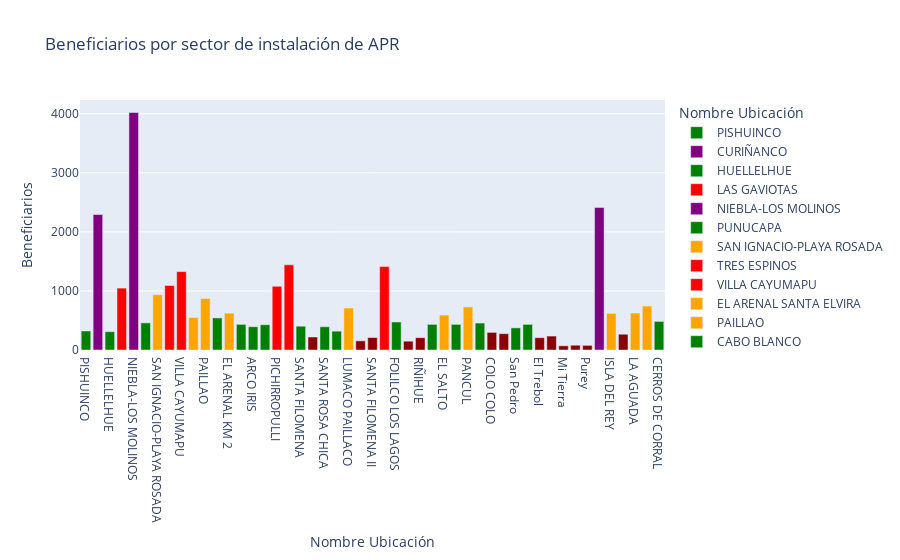

Notebook source saved alongside this figure:
### Code cell
import plotly.express as px
#Aca estamos llamando al set de datos de la tabla,que viene precargado en la librería

fig = px.bar(tabla, x="Nombre Ubicación", y="Beneficiarios",color="Nombre Ubicación",
             title="Beneficiarios por sector de instalación de APR",
             color_discrete_sequence=color_beneficiario)
fig.show()

### Figure 1 — Plotly figure (JSON) as saved in the notebook; plotly's stock layout.template omitted (floating-point values rounded to 4 significant figures)
{"data": [{"alignmentgroup": "True", "hovertemplate": "Nombre Ubicación=%{x}<br>Beneficiarios=%{y}<extra></extra>", "legendgroup": "PISHUINCO", "marker": {"color": "green", "pattern": {"shape": ""}}, "name": "PISHUINCO", "offsetgroup": "PISHUINCO", "orientation": "v", "showlegend": true, "textposition": "auto", "type": "bar", "x": ["PISHUINCO"], "xaxis": "x", "y": [322], "yaxis": "y"}, {"alignmentgroup": "True", "hovertemplate": "Nombre Ubicación=%{x}<br>Beneficiarios=%{y}<extra></extra>", "legendgroup": "CURIÑANCO", "marker": {"color": "purple", "pattern": {"shape": ""}}, "name": "CURIÑANCO", "offsetgroup": "CURIÑANCO", "orientation": "v", "showlegend": true, "textposition": "auto", "type": "bar", "x": ["CURIÑANCO"], "xaxis": "x", "y": [2294], "yaxis": "y"}, {"alignmentgroup": "True", "hovertemplate": "Nombre Ubicación=%{x}<br>Beneficiarios=%{y}<extra></extra>", "legendgroup": "HUELLELHUE", "marker": {"color": "green", "pattern": {"shape": ""}}, "name": "HUELLELHUE", "offsetgroup": "HUELLELHUE", "orientation": "v", "showlegend": true, "textposition": "auto", "type": "bar", "x": ["HUELLELHUE"], "xaxis": "x", "y": [310], "yaxis": "y"}, {"alignmentgroup": "True", "hovertemplate": "Nombre Ubicación=%{x}<br>Beneficiarios=%{y}<extra></extra>", "legendgroup": "LAS GAVIOTAS", "marker": {"color": "red", "pattern": {"shape": ""}}, "name": "LAS GAVIOTAS", "offsetgroup": "LAS GAVIOTAS", "orientation": "v", "showlegend": true, "textposition": "auto", "type": "bar", "x": ["LAS GAVIOTAS"], "xaxis": "x", "y": [1048], "yaxis": "y"}, {"alignmentgroup": "True", "hovertemplate": "Nombre Ubicación=%{x}<br>Beneficiarios=%{y}<extra></extra>", "legendgroup": "NIEBLA-LOS MOLINOS", "marker": {"color": "purple", "pattern": {"shape": ""}}, "name": "NIEBLA-LOS MOLINOS", "offsetgroup": "NIEBLA-LOS MOLINOS", "orientation": "v", "showlegend": true, "textposition": "auto", "type": "bar", "x": ["NIEBLA-LOS MOLINOS"], "xaxis": "x", "y": [4021], "yaxis": "y"}, {"alignmentgroup": "True", "hovertemplate": "Nombre Ubicación=%{x}<br>Beneficiarios=%{y}<extra></extra>", "legendgroup": "PUNUCAPA", "marker": {"color": "green", "pattern": {"shape": ""}}, "name": "PUNUCAPA", "offsetgroup": "PUNUCAPA", "orientation": "v", "showlegend": true, "textposition": "auto", "type": "bar", "x": ["PUNUCAPA"], "xaxis": "x", "y": [459], "yaxis": "y"}, {"alignmentgroup": "True", "hovertemplate": "Nombre Ubicación=%{x}<br>Beneficiarios=%{y}<extra></extra>", "legendgroup": "SAN IGNACIO-PLAYA ROSADA", "marker": {"color": "orange", "pattern": {"shape": ""}}, "name": "SAN IGNACIO-PLAYA ROSADA", "offsetgroup": "SAN IGNACIO-PLAYA ROSADA", "orientation": "v", "showlegend": true, "textposition": "auto", "type": "bar", "x": ["SAN IGNACIO-PLAYA ROSADA"], "xaxis": "x", "y": [936], "yaxis": "y"}, {"alignmentgroup": "True", "hovertemplate": "Nombre Ubicación=%{x}<br>Beneficiarios=%{y}<extra></extra>", "legendgroup": "TRES ESPINOS", "marker": {"color": "red", "pattern": {"shape": ""}}, "name": "TRES ESPINOS", "offsetgroup": "TRES ESPINOS", "orientation": "v", "showlegend": true, "textposition": "auto", "type": "bar", "x": ["TRES ESPINOS"], "xaxis": "x", "y": [1091], "yaxis": "y"}, {"alignmentgroup": "True", "hovertemplate": "Nombre Ubicación=%{x}<br>Beneficiarios=%{y}<extra></extra>", "legendgroup": "VILLA CAYUMAPU", "marker": {"color": "red", "pattern": {"shape": ""}}, "name": "VILLA CAYUMAPU", "offsetgroup": "VILLA CAYUMAPU", "orientation": "v", "showlegend": true, "textposition": "auto", "type": "bar", "x": ["VILLA CAYUMAPU"], "xaxis": "x", "y": [1327], "yaxis": "y"}, {"alignmentgroup": "True", "hovertemplate": "Nombre Ubicación=%{x}<br>Beneficiarios=%{y}<extra></extra>", "legendgroup": "EL ARENAL SANTA ELVIRA", "marker": {"color": "orange", "pattern": {"shape": ""}}, "name": "EL ARENAL SANTA ELVIRA", "offsetgroup": "EL ARENAL SANTA ELVIRA", "orientation": "v", "showlegend": true, "textposition": "auto", "type": "bar", "x": ["EL ARENAL SANTA ELVIRA"], "xaxis": "x", "y": [549], "yaxis": "y"}, {"alignmentgroup": "True", "hovertemplate": "Nombre Ubicación=%{x}<br>Beneficiarios=%{y}<extra></extra>", "legendgroup": "PAILLAO", "marker": {"color": "orange", "pattern": {"shape": ""}}, "name": "PAILLAO", "offsetgroup": "PAILLAO", "orientation": "v", "showlegend": true, "textposition": "auto", "type": "bar", "x": ["PAILLAO"], "xaxis": "x", "y": [871], "yaxis": "y"}, {"alignmentgroup": "True", "hovertemplate": "Nombre Ubicación=%{x}<br>Beneficiarios=%{y}<extra></extra>", "legendgroup": "CABO BLANCO", "marker": {"color": "green", "pattern": {"shape": ""}}, "name": "CABO BLANCO", "offsetgroup": "CABO BLANCO", "orientation": "v", "showlegend": true, "textposition": "auto", "type": "bar", "x": ["CABO BLANCO"], "xaxis": "x", "y": [543], "yaxis": "y"}, {"alignmentgroup": "True", "hovertemplate": "Nombre Ubicación=%{x}<br>Beneficiarios=%{y}<extra></extra>", "legendgroup": "EL ARENAL KM 2", "marker": {"color": "orange", "pattern": {"shape": ""}}, "name": "EL ARENAL KM 2", "offsetgroup": "EL ARENAL KM 2", "orientation": "v", "showlegend": true, "textposition": "auto", "type": "bar", "x": ["EL ARENAL KM 2"], "xaxis": "x", "y": [623], "yaxis": "y"}, {"alignmentgroup": "True", "hovertemplate": "Nombre Ubicación=%{x}<br>Beneficiarios=%{y}<extra></extra>", "legendgroup": "Chabelita", "marker": {"color": "green", "pattern": {"shape": ""}}, "name": "Chabelita", "offsetgroup": "Chabelita", "orientation": "v", "showlegend": true, "textposition": "auto", "type": "bar", "x": ["Chabelita"], "xaxis": "x", "y": [434], "yaxis": "y"}, {"alignmentgroup": "True", "hovertemplate": "Nombre Ubicación=%{x}<br>Beneficiarios=%{y}<extra></extra>", "legendgroup": "ARCO IRIS", "marker": {"color": "green", "pattern": {"shape": ""}}, "name": "ARCO IRIS", "offsetgroup": "ARCO IRIS", "orientation": "v", "showlegend": true, "textposition": "auto", "type": "bar", "x": ["ARCO IRIS"], "xaxis": "x", "y": [394], "yaxis": "y"}, {"alignmentgroup": "True", "hovertemplate": "Nombre Ubicación=%{x}<br>Beneficiarios=%{y}<extra></extra>", "legendgroup": "EL LLOLLY", "marker": {"color": "green", "pattern": {"shape": ""}}, "name": "EL LLOLLY", "offsetgroup": "EL LLOLLY", "orientation": "v", "showlegend": true, "textposition": "auto", "type": "bar", "x": ["EL LLOLLY"], "xaxis": "x", "y": [428], "yaxis": "y"}, {"alignmentgroup": "True", "hovertemplate": "Nombre Ubicación=%{x}<br>Beneficiarios=%{y}<extra></extra>", "legendgroup": "PICHIRROPULLI", "marker": {"color": "red", "pattern": {"shape": ""}}, "name": "PICHIRROPULLI", "offsetgroup": "PICHIRROPULLI", "orientation": "v", "showlegend": true, "textposition": "auto", "type": "bar", "x": ["PICHIRROPULLI"], "xaxis": "x", "y": [1079], "yaxis": "y"}, {"alignmentgroup": "True", "hovertemplate": "Nombre Ubicación=%{x}<br>Beneficiarios=%{y}<extra></extra>", "legendgroup": "REUMEN", "marker": {"color": "red", "pattern": {"shape": ""}}, "name": "REUMEN", "offsetgroup": "REUMEN", "orientation": "v", "showlegend": true, "textposition": "auto", "type": "bar", "x": ["REUMEN"], "xaxis": "x", "y": [1442], "yaxis": "y"}, {"alignmentgroup": "True", "hovertemplate": "Nombre Ubicación=%{x}<br>Beneficiarios=%{y}<extra></extra>", "legendgroup": "SANTA FILOMENA", "marker": {"color": "green", "pattern": {"shape": ""}}, "name": "SANTA FILOMENA", "offsetgroup": "SANTA FILOMENA", "orientation": "v", "showlegend": true, "textposition": "auto", "type": "bar", "x": ["SANTA FILOMENA"], "xaxis": "x", "y": [403], "yaxis": "y"}, {"alignmentgroup": "True", "hovertemplate": "Nombre Ubicación=%{x}<br>Beneficiarios=%{y}<extra></extra>", "legendgroup": "MANAO", "marker": {"color": "darkred", "pattern": {"shape": ""}}, "name": "MANAO", "offsetgroup": "MANAO", "orientation": "v", "showlegend": true, "textposition": "auto", "type": "bar", "x": ["MANAO"], "xaxis": "x", "y": [220], "yaxis": "y"}, {"alignmentgroup": "True", "hovertemplate": "Nombre Ubicación=%{x}<br>Beneficiarios=%{y}<extra></extra>", "legendgroup": "SANTA ROSA CHICA", "marker": {"color": "green", "pattern": {"shape": ""}}, "name": "SANTA ROSA CHICA", "offsetgroup": "SANTA ROSA CHICA", "orientation": "v", "showlegend": true, "textposition": "auto", "type": "bar", "x": ["SANTA ROSA CHICA"], "xaxis": "x", "y": [394], "yaxis": "y"}, {"alignmentgroup": "True", "hovertemplate": "Nombre Ubicación=%{x}<br>Beneficiarios=%{y}<extra></extra>", "legendgroup": "SANTA ROSA GRANDE", "marker": {"color": "green", "pattern": {"shape": ""}}, "name": "SANTA ROSA GRANDE", "offsetgroup": "SANTA ROSA GRANDE", "orientation": "v", "showlegend": true, "textposition": "auto", "type": "bar", "x": ["SANTA ROSA GRANDE"], "xaxis": "x", "y": [319], "yaxis": "y"}, {"alignmentgroup": "True", "hovertemplate": "Nombre Ubicación=%{x}<br>Beneficiarios=%{y}<extra></extra>", "legendgroup": "LUMACO PAILLACO", "marker": {"color": "orange", "pattern": {"shape": ""}}, "name": "LUMACO PAILLACO", "offsetgroup": "LUMACO PAILLACO", "orientation": "v", "showlegend": true, "textposition": "auto", "type": "bar", "x": ["LUMACO PAILLACO"], "xaxis": "x", "y": [710], "yaxis": "y"}, {"alignmentgroup": "True", "hovertemplate": "Nombre Ubicación=%{x}<br>Beneficiarios=%{y}<extra></extra>", "legendgroup": "EL MAITEN", "marker": {"color": "darkred", "pattern": {"shape": ""}}, "name": "EL MAITEN", "offsetgroup": "EL MAITEN", "orientation": "v", "showlegend": true, "textposition": "auto", "type": "bar", "x": ["EL MAITEN"], "xaxis": "x", "y": [155], "yaxis": "y"}, {"alignmentgroup": "True", "hovertemplate": "Nombre Ubicación=%{x}<br>Beneficiarios=%{y}<extra></extra>", "legendgroup": "SANTA FILOMENA II", "marker": {"color": "darkred", "pattern": {"shape": ""}}, "name": "SANTA FILOMENA II", "offsetgroup": "SANTA FILOMENA II", "orientation": "v", "showlegend": true, "textposition": "auto", "type": "bar", "x": ["SANTA FILOMENA II"], "xaxis": "x", "y": [211], "yaxis": "y"}, {"alignmentgroup": "True", "hovertemplate": "Nombre Ubicación=%{x}<br>Beneficiarios=%{y}<extra></extra>", "legendgroup": "ANTILHUE", "marker": {"color": "red", "pattern": {"shape": ""}}, "name": "ANTILHUE", "offsetgroup": "ANTILHUE", "orientation": "v", "showlegend": true, "textposition": "auto", "type": "bar", "x": ["ANTILHUE"], "xaxis": "x", "y": [1414], "yaxis": "y"}, {"alignmentgroup": "True", "hovertemplate": "Nombre Ubicación=%{x}<br>Beneficiarios=%{y}<extra></extra>", "legendgroup": "FOLILCO LOS LAGOS", "marker": {"color": "green", "pattern": {"shape": ""}}, "name": "FOLILCO LOS LAGOS", "offsetgroup": "FOLILCO LOS LAGOS", "orientation": "v", "showlegend": true, "textposition": "auto", "type": "bar", "x": ["FOLILCO LOS LAGOS"], "xaxis": "x", "y": [474], "yaxis": "y"}, {"alignmentgroup": "True", "hovertemplate": "Nombre Ubicación=%{x}<br>Beneficiarios=%{y}<extra></extra>", "legendgroup": "QUILQUILCO", "marker": {"color": "darkred", "pattern": {"shape": ""}}, "name": "QUILQUILCO", "offsetgroup": "QUILQUILCO", "orientation": "v", "showlegend": true, "textposition": "auto", "type": "bar", "x": ["QUILQUILCO"], "xaxis": "x", "y": [149], "yaxis": "y"}, {"alignmentgroup": "True", "hovertemplate": "Nombre Ubicación=%{x}<br>Beneficiarios=%{y}<extra></extra>", "legendgroup": "RIÑIHUE", "marker": {"color": "darkred", "pattern": {"shape": ""}}, "name": "RIÑIHUE", "offsetgroup": "RIÑIHUE", "orientation": "v", "showlegend": true, "textposition": "auto", "type": "bar", "x": ["RIÑIHUE"], "xaxis": "x", "y": [208], "yaxis": "y"}, {"alignmentgroup": "True", "hovertemplate": "Nombre Ubicación=%{x}<br>Beneficiarios=%{y}<extra></extra>", "legendgroup": "USTARITZ", "marker": {"color": "green", "pattern": {"shape": ""}}, "name": "USTARITZ", "offsetgroup": "USTARITZ", "orientation": "v", "showlegend": true, "textposition": "auto", "type": "bar", "x": ["USTARITZ"], "xaxis": "x", "y": [434], "yaxis": "y"}, {"alignmentgroup": "True", "hovertemplate": "Nombre Ubicación=%{x}<br>Beneficiarios=%{y}<extra></extra>", "legendgroup": "EL SALTO", "marker": {"color": "orange", "pattern": {"shape": ""}}, "name": "EL SALTO", "offsetgroup": "EL SALTO", "orientation": "v", "showlegend": true, "textposition": "auto", "type": "bar", "x": ["EL SALTO"], "xaxis": "x", "y": [592], "yaxis": "y"}, {"alignmentgroup": "True", "hovertemplate": "Nombre Ubicación=%{x}<br>Beneficiarios=%{y}<extra></extra>", "legendgroup": "PELLINADA LAS QUINIENTAS", "marker": {"color": "green", "pattern": {"shape": ""}}, "name": "PELLINADA LAS QUINIENTAS", "offsetgroup": "PELLINADA LAS QUINIENTAS", "orientation": "v", "showlegend": true, "textposition": "auto", "type": "bar", "x": ["PELLINADA LAS QUINIENTAS"], "xaxis": "x", "y": [434], "yaxis": "y"}, {"alignmentgroup": "True", "hovertemplate": "Nombre Ubicación=%{x}<br>Beneficiarios=%{y}<extra></extra>", "legendgroup": "PANCUL", "marker": {"color": "orange", "pattern": {"shape": ""}}, "name": "PANCUL", "offsetgroup": "PANCUL", "orientation": "v", "showlegend": true, "textposition": "auto", "type": "bar", "x": ["PANCUL"], "xaxis": "x", "y": [729], "yaxis": "y"}, {"alignmentgroup": "True", "hovertemplate": "Nombre Ubicación=%{x}<br>Beneficiarios=%{y}<extra></extra>", "legendgroup": "LOS COLIGÜES", "marker": {"color": "green", "pattern": {"shape": ""}}, "name": "LOS COLIGÜES", "offsetgroup": "LOS COLIGÜES", "orientation": "v", "showlegend": true, "textposition": "auto", "type": "bar", "x": ["LOS COLIGÜES"], "xaxis": "x", "y": [456], "yaxis": "y"}, {"alignmentgroup": "True", "hovertemplate": "Nombre Ubicación=%{x}<br>Beneficiarios=%{y}<extra></extra>", "legendgroup": "COLO COLO", "marker": {"color": "darkred", "pattern": {"shape": ""}}, "name": "COLO COLO", "offsetgroup": "COLO COLO", "orientation": "v", "showlegend": true, "textposition": "auto", "type": "bar", "x": ["COLO COLO"], "xaxis": "x", "y": [298], "yaxis": "y"}, {"alignmentgroup": "True", "hovertemplate": "Nombre Ubicación=%{x}<br>Beneficiarios=%{y}<extra></extra>", "legendgroup": "LAS HUELLLAS", "marker": {"color": "darkred", "pattern": {"shape": ""}}, "name": "LAS HUELLLAS", "offsetgroup": "LAS HUELLLAS", "orientation": "v", "showlegend": true, "textposition": "auto", "type": "bar", "x": ["LAS HUELLLAS"], "xaxis": "x", "y": [276], "yaxis": "y"}, {"alignmentgroup": "True", "hovertemplate": "Nombre Ubicación=%{x}<br>Beneficiarios=%{y}<extra></extra>", "legendgroup": "San Pedro", "marker": {"color": "green", "pattern": {"shape": ""}}, "name": "San Pedro", "offsetgroup": "San Pedro", "orientation": "v", "showlegend": true, "textposition": "auto", "type": "bar", "x": ["San Pedro"], "xaxis": "x", "y": [375], "yaxis": "y"}, {"alignmentgroup": "True", "hovertemplate": "Nombre Ubicación=%{x}<br>Beneficiarios=%{y}<extra></extra>", "legendgroup": "Lipingue", "marker": {"color": "green", "pattern": {"shape": ""}}, "name": "Lipingue", "offsetgroup": "Lipingue", "orientation": "v", "showlegend": true, "textposition": "auto", "type": "bar", "x": ["Lipingue"], "xaxis": "x", "y": [434], "yaxis": "y"}, {"alignmentgroup": "True", "hovertemplate": "Nombre Ubicación=%{x}<br>Beneficiarios=%{y}<extra></extra>", "legendgroup": "El Trebol", "marker": {"color": "darkred", "pattern": {"shape": ""}}, "name": "El Trebol", "offsetgroup": "El Trebol", "orientation": "v", "showlegend": true, "textposition": "auto", "type": "bar", "x": ["El Trebol"], "xaxis": "x", "y": [208], "yaxis": "y"}, {"alignmentgroup": "True", "hovertemplate": "Nombre Ubicación=%{x}<br>Beneficiarios=%{y}<extra></extra>", "legendgroup": "Collico Sur", "marker": {"color": "darkred", "pattern": {"shape": ""}}, "name": "Collico Sur", "offsetgroup": "Collico Sur", "orientation": "v", "showlegend": true, "textposition": "auto", "type": "bar", "x": ["Collico Sur"], "xaxis": "x", "y": [236], "yaxis": "y"}, {"alignmentgroup": "True", "hovertemplate": "Nombre Ubicación=%{x}<br>Beneficiarios=%{y}<extra></extra>", "legendgroup": "Mi Tierra", "marker": {"color": "darkred", "pattern": {"shape": ""}}, "name": "Mi Tierra", "offsetgroup": "Mi Tierra", "orientation": "v", "showlegend": true, "textposition": "auto", "type": "bar", "x": ["Mi Tierra"], "xaxis": "x", "y": [71], "yaxis": "y"}, {"alignmentgroup": "True", "hovertemplate": "Nombre Ubicación=%{x}<br>Beneficiarios=%{y}<extra></extra>", "legendgroup": "Puñaco", "marker": {"color": "darkred", "pattern": {"shape": ""}}, "name": "Puñaco", "offsetgroup": "Puñaco", "orientation": "v", "showlegend": true, "textposition": "auto", "type": "bar", "x": ["Puñaco"], "xaxis": "x", "y": [81], "yaxis": "y"}, {"alignmentgroup": "True", "hovertemplate": "Nombre Ubicación=%{x}<br>Beneficiarios=%{y}<extra></extra>", "legendgroup": "Purey", "marker": {"color": "darkred", "pattern": {"shape": ""}}, "name": "Purey", "offsetgroup": "Purey", "orientation": "v", "showlegend": true, "textposition": "auto", "type": "bar", "x": ["Purey"], "xaxis": "x", "y": [78], "yaxis": "y"}, {"alignmentgroup": "True", "hovertemplate": "Nombre Ubicación=%{x}<br>Beneficiarios=%{y}<extra></extra>", "legendgroup": "AMARGO-SAN CARLOS", "marker": {"color": "purple", "pattern": {"shape": ""}}, "name": "AMARGO-SAN CARLOS", "offsetgroup": "AMARGO-SAN CARLOS", "orientation": "v", "showlegend": true, "textposition": "auto", "type": "bar", "x": ["AMARGO-SAN CARLOS"], "xaxis": "x", "y": [2412], "yaxis": "y"}, {"alignmentgroup": "True", "hovertemplate": "Nombre Ubicación=%{x}<br>Beneficiarios=%{y}<extra></extra>", "legendgroup": "ISLA DEL REY", "marker": {"color": "orange", "pattern": {"shape": ""}}, "name": "ISLA DEL REY", "offsetgroup": "ISLA DEL REY", "orientation": "v", "showlegend": true, "textposition": "auto", "type": "bar", "x": ["ISLA DEL REY"], "xaxis": "x", "y": [620], "yaxis": "y"}, {"alignmentgroup": "True", "hovertemplate": "Nombre Ubicación=%{x}<br>Beneficiarios=%{y}<extra></extra>", "legendgroup": "ISLA MANCERA", "marker": {"color": "darkred", "pattern": {"shape": ""}}, "name": "ISLA MANCERA", "offsetgroup": "ISLA MANCERA", "orientation": "v", "showlegend": true, "textposition": "auto", "type": "bar", "x": ["ISLA MANCERA"], "xaxis": "x", "y": [267], "yaxis": "y"}, {"alignmentgroup": "True", "hovertemplate": "Nombre Ubicación=%{x}<br>Beneficiarios=%{y}<extra></extra>", "legendgroup": "LA AGUADA", "marker": {"color": "orange", "pattern": {"shape": ""}}, "name": "LA AGUADA", "offsetgroup": "LA AGUADA", "orientation": "v", "showlegend": true, "textposition": "auto", "type": "bar", "x": ["LA AGUADA"], "xaxis": "x", "y": [626], "yaxis": "y"}, {"alignmentgroup": "True", "hovertemplate": "Nombre Ubicación=%{x}<br>Beneficiarios=%{y}<extra></extra>", "legendgroup": "CHAIHUIN", "marker": {"color": "orange", "pattern": {"shape": ""}}, "name": "CHAIHUIN", "offsetgroup": "CHAIHUIN", "orientation": "v", "showlegend": true, "textposition": "auto", "type": "bar", "x": ["CHAIHUIN"], "xaxis": "x", "y": [744], "yaxis": "y"}, {"alignmentgroup": "True", "hovertemplate": "Nombre Ubicación=%{x}<br>Beneficiarios=%{y}<extra></extra>", "legendgroup": "CERROS DE CORRAL", "marker": {"color": "green", "pattern": {"shape": ""}}, "name": "CERROS DE CORRAL", "offsetgroup": "CERROS DE CORRAL", "orientation": "v", "showlegend": true, "textposition": "auto", "type": "bar", "x": ["CERROS DE CORRAL"], "xaxis": "x", "y": [484], "yaxis": "y"}], "layout": {"autosize": true, "barmode": "relative", "legend": {"title": {"text": "Nombre Ubicación"}, "tracegroupgap": 0}, "title": {"text": "Beneficiarios por sector de instalación de APR"}, "xaxis": {"anchor": "y", "autorange": true, "categoryarray": ["PISHUINCO", "CURIÑANCO", "HUELLELHUE", "LAS GAVIOTAS", "NIEBLA-LOS MOLINOS", "PUNUCAPA", "SAN IGNACIO-PLAYA ROSADA", "TRES ESPINOS", "VILLA CAYUMAPU", "EL ARENAL SANTA ELVIRA", "PAILLAO", "CABO BLANCO", "EL ARENAL KM 2", "Chabelita", "ARCO IRIS", "EL LLOLLY", "PICHIRROPULLI", "REUMEN", "SANTA FILOMENA", "MANAO", "SANTA ROSA CHICA", "SANTA ROSA GRANDE", "LUMACO PAILLACO", "EL MAITEN", "SANTA FILOMENA II", "ANTILHUE", "FOLILCO LOS LAGOS", "QUILQUILCO", "RIÑIHUE", "USTARITZ", "EL SALTO", "PELLINADA LAS QUINIENTAS", "PANCUL", "LOS COLIGÜES", "COLO COLO", "LAS HUELLLAS", "San Pedro", "Lipingue", "El Trebol", "Collico Sur", "Mi Tierra", "Puñaco", "Purey", "AMARGO-SAN CARLOS", "ISLA DEL REY", "ISLA MANCERA", "LA AGUADA", "CHAIHUIN", "CERROS DE CORRAL"], "categoryorder": "array", "domain": [0, 1], "range": [-0.5, 48.5], "title": {"text": "Nombre Ubicación"}, "type": "category"}, "yaxis": {"anchor": "x", "autorange": true, "domain": [0, 1], "range": [0, 4233.0], "title": {"text": "Beneficiarios"}, "type": "linear"}}}
